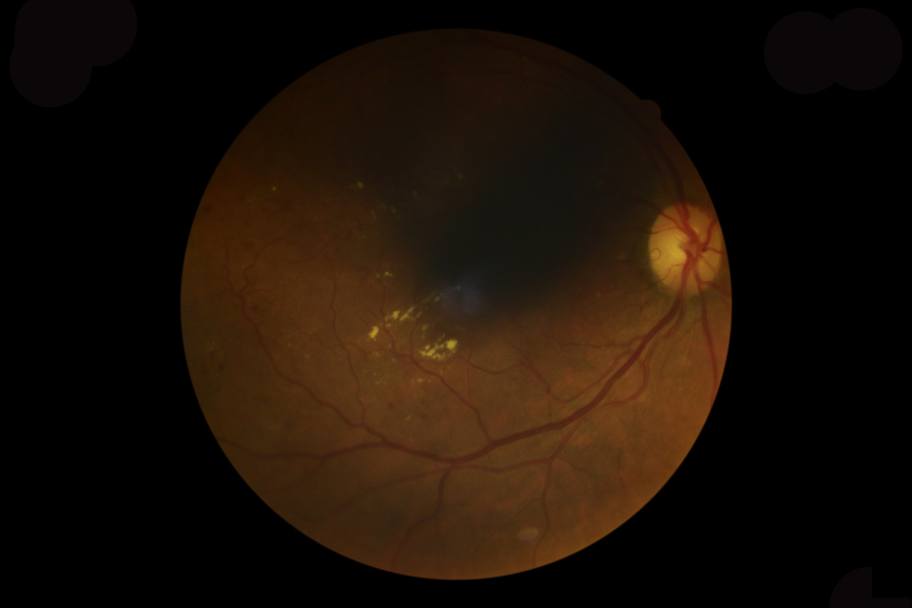
#> input picture data/007-3607-200.jpg, 2736 x 1824 px (shown at 1/3 size)
$ python -i sarki.py   (imports and definitions only)
#> lines starting #> are read from the running program, lines starting #| are printed output that depends on the picture; after the words box and inside, x2 and y2 are one past the last pixel; in counts of white or black regions, pixels touching at a corner belong together
### src/fundus_prepro/algo/graham_METH1.py
# graham_METH1.py

import cv2
import numpy as np

def fundus_roi(image):
    hsv_image = cv2.cvtColor(image, cv2.COLOR_RGB2HSV)
#> hsv_image: shape (1824, 2736, 3); mean H, S, V 13.5, 85.3, 27.8
    h, s, v = cv2.split(hsv_image)
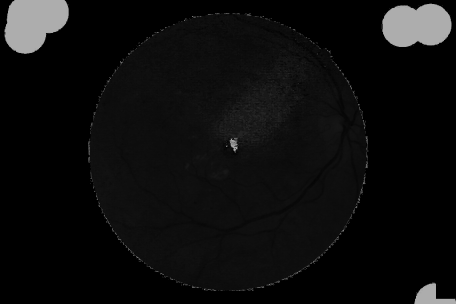
#> h: shape (1824, 2736) (shown at 1/6 size); min 0, max 178, mean 13.5
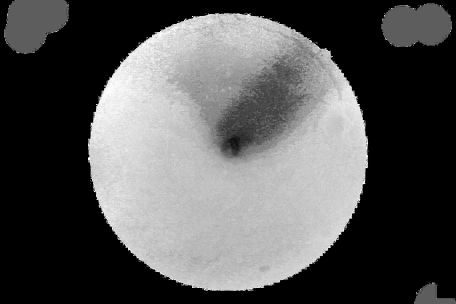
#> s: shape (1824, 2736) (shown at 1/6 size); min 0, max 255, mean 85.3
    threshold = 15
    _, roi = cv2.threshold(v, threshold, 1, cv2.THRESH_BINARY)
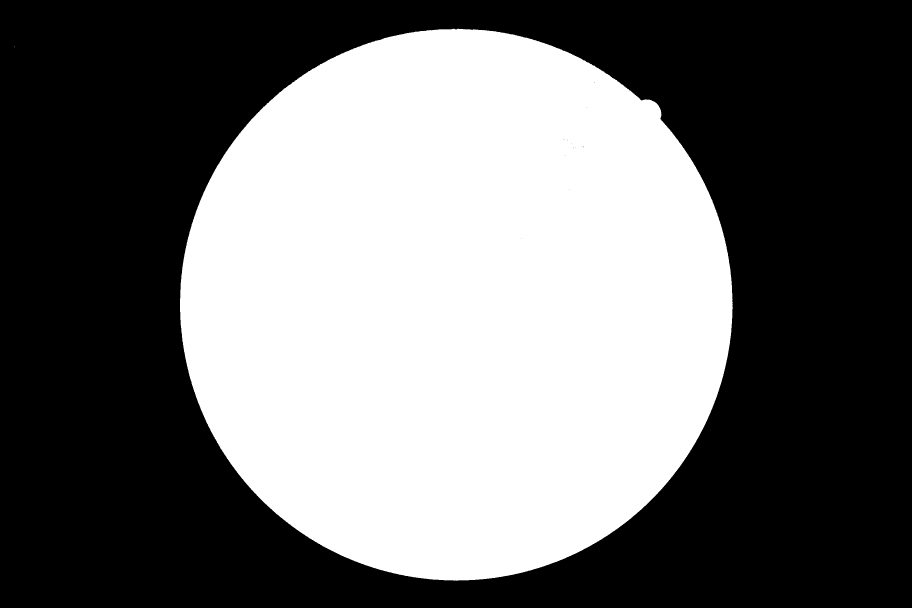
#> roi: shape (1824, 2736) (shown at 1/3 size); values 0 (black) and 1 (white), 43.2% white; 2 white regions (1 under 20 px), largest, box (x1, y1, x2, y2) and area: (540, 86, 2198, 1742) 2154903
    roi = roi.astype(bool)
    white_pixels = np.argwhere(roi == 1)
#> white_pixels = 2154906 pairs, first value 86 to 1741, second value 42 to 2197
    if white_pixels.size == 0:
        return {"roi": roi, "diameter": 0, "image": image}
    x_min, y_min = np.min(white_pixels, axis=0)
#> x_min = 86; y_min = 42
    x_max, y_max = np.max(white_pixels, axis=0)
#> x_max = 1741; y_max = 2197
    diameter_x = x_max - x_min
#> diameter_x = 1655
    diameter_y = y_max - y_min
#> diameter_y = 2155
    diameter = int(np.maximum(diameter_x, diameter_y))
#> diameter = 2155
    return {"roi": roi, "diameter": diameter, "image": image}

# [28 lines left out: functions load_ben_color, histogram_equalization_METH2, graham_meth1, not called in this run]

### src/fundus_prepro/algo/sarki.py
import cv2
import numpy as np

from fundus_prepro.algo.graham_METH1 import fundus_roi

def clahe_hsv(image, diameter=None, roi=None):
    #if diameter is None:
    #    print('Erreur: Le diamètre est None. Impossible de continuer.')
    #    return None
    clahe = cv2.createCLAHE(clipLimit=2.0, tileGridSize=(8, 8))
    if len(image.shape) == 2:  # Grayscale image
        return {"image": clahe.apply(image), "diameter": diameter}
    elif len(image.shape) == 3 and image.shape[2] == 3:  # Color image
        hsv_image = cv2.cvtColor(image, cv2.COLOR_RGB2HSV)
        hsv_planes = list(cv2.split(hsv_image))  # Convert to list to allow modification
        hsv_planes[2] = clahe.apply(hsv_planes[2])
        return {"image": cv2.cvtColor(cv2.merge(hsv_planes), cv2.COLOR_HSV2RGB), "diameter": diameter}

def sarki(image, diameter=None, mask=None):
    data = fundus_roi(image)
#> data = 3 items
    clahe_image = clahe_hsv(**data)
#> clahe_image = 2 items

    hsv_clahe_image = cv2.cvtColor(clahe_image["image"], cv2.COLOR_RGB2HSV)
#> hsv_clahe_image: shape (1824, 2736, 3); mean H, S, V 13.4, 86.5, 37.7
    hsv_float = hsv_clahe_image.astype(np.float32) / 255.0
#> hsv_float: shape (1824, 2736, 3) float32; mean H, S, V 0.0534, 0.339, 0.145
    mu0 = 0.5  # Intensity target
    d1 = int(clahe_image["diameter"] / 15)
#> d1 = 143
    if d1 % 2 == 0:
        d1 += 1
    muL = cv2.blur(hsv_float[:, :, 2], (d1, d1))  # Local mean
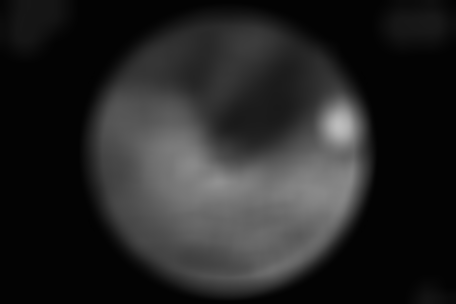
#> muL: shape (1824, 2736) float32 (shown at 1/6 size); min 0.0117, max 0.743, mean 0.148

    # Processing pixel value
    v_processed = hsv_float[:, :, 2] + mu0 - muL
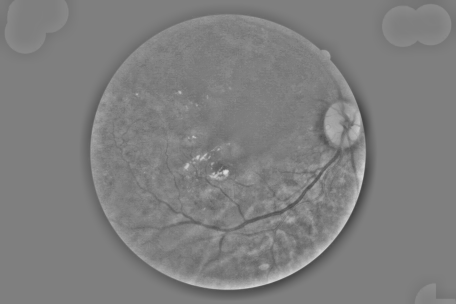
#> v_processed: shape (1824, 2736) float32 (shown at 1/6 size); min 0.246, max 0.9, mean 0.5
    v_processed = np.clip(v_processed, 0, 1)
    hsv_float[:, :, 2] = v_processed
#> hsv_float: shape (1824, 2736, 3) float32; mean H, S, V 0.0534, 0.339, 0.501

    hsv_uint8 = (hsv_float * 255).astype(np.uint8)
#> hsv_uint8: shape (1824, 2736, 3); mean H, S, V 13.4, 86.5, 127
    final_image = cv2.cvtColor(hsv_uint8, cv2.COLOR_HSV2RGB)
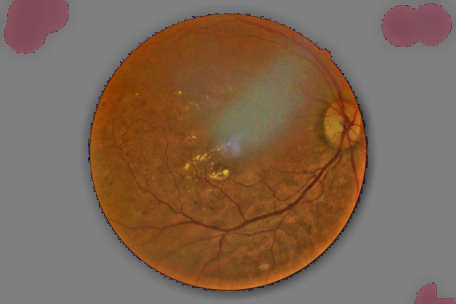
#> final_image: shape (1824, 2736, 3) (shown at 1/6 size); mean R, G, B 126.7, 102, 83.5

    roi = data["roi"]
    final_image[~roi] = 0
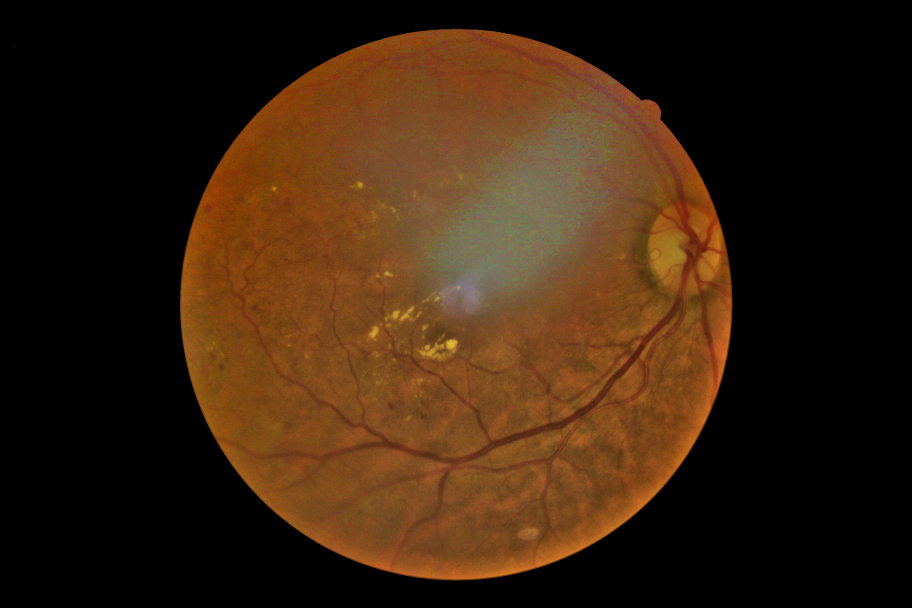
#> final_image: shape (1824, 2736, 3) (shown at 1/3 size); mean R, G, B 56.1, 33.7, 14.6

    return {"image":final_image}

>>> import cv2
>>> picture = cv2.cvtColor(cv2.imread('../../../data/007-3607-200.jpg'), cv2.COLOR_BGR2RGB)
>>> result = sarki(picture)
#> result = 1 item

$ run again, on data/007-4766-200.jpg
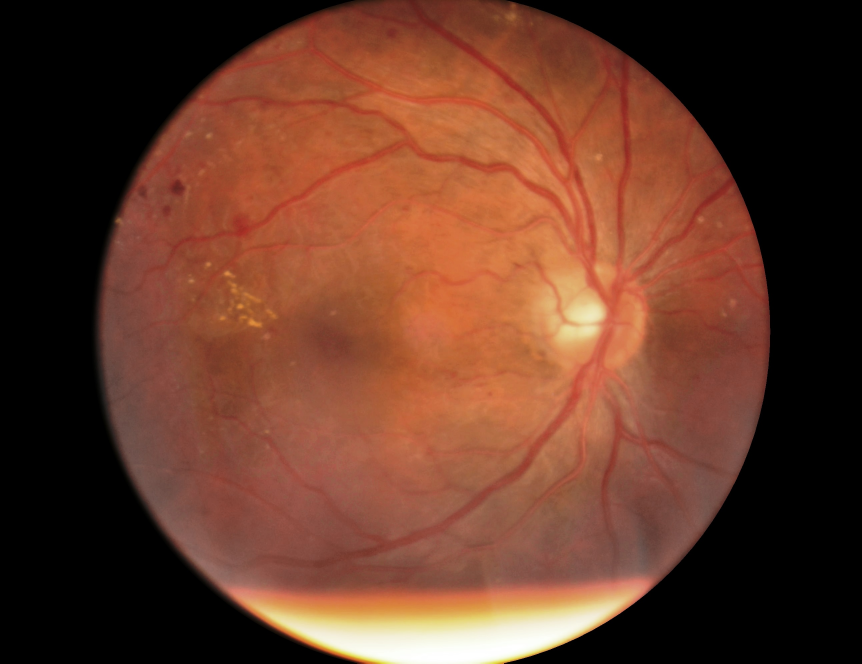
#> input picture data/007-4766-200.jpg, 2584 x 1990 px (shown at 1/3 size)
#> hsv_image: shape (1990, 2584, 3); mean H, S, V 5.7, 98.5, 102.7
#> in fundus_roi, `_, roi = cv2.threshold(v, threshold, 1, cv2.THRESH_BINARY)`:
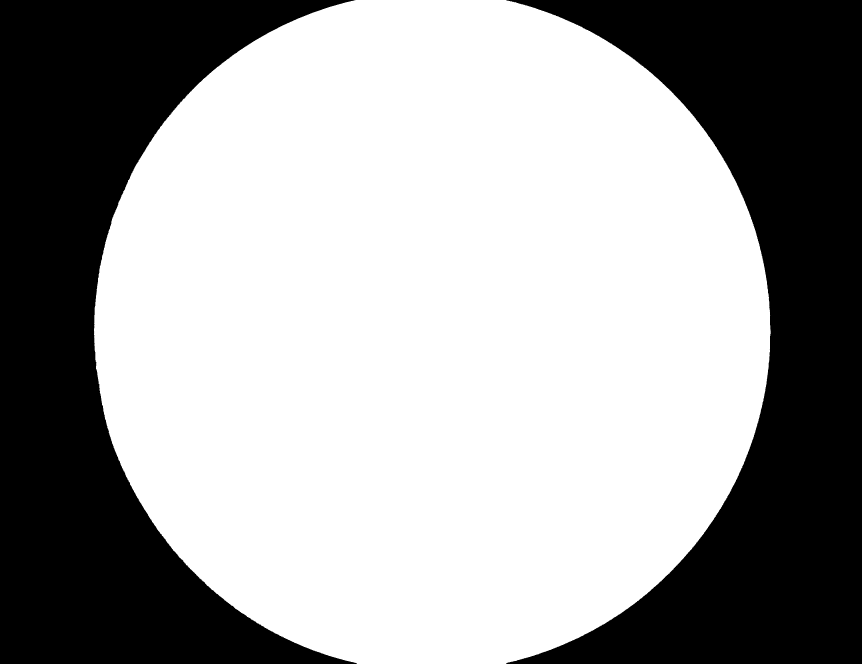
#> roi: shape (1990, 2584) (shown at 1/3 size); values 0 (black) and 1 (white), 63% white; 2 black regions, box (x1, y1, x2, y2) and area: (0, 0, 1070, 1990) 959139, (1518, 0, 2584, 1990) 945949
#> white_pixels = 3237072 pairs, first value 0 to 1989, second value 282 to 2311
#> x_min = 0; y_min = 282
#> x_max = 1989; y_max = 2311
#> diameter_x = 1989
#> diameter_y = 2029
#> data = 3 items
#> clahe_image = 2 items
#> hsv_clahe_image: shape (1990, 2584, 3); mean H, S, V 5.7, 99.1, 97.1
#> d1 = 135
#> hsv_uint8: shape (1990, 2584, 3); mean H, S, V 5.7, 99.1, 127
#> in sarki, `final_image[~roi] = 0`:
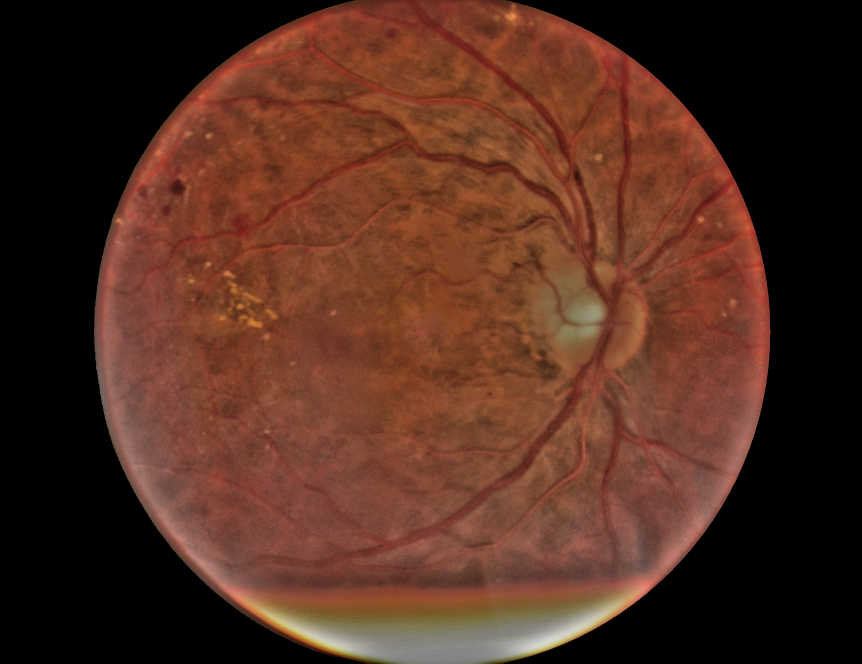
#> final_image: shape (1990, 2584, 3) (shown at 1/3 size); mean R, G, B 81.7, 45.5, 32.1
#> result = 1 item

$ run again, on data/007-4773-200.jpg
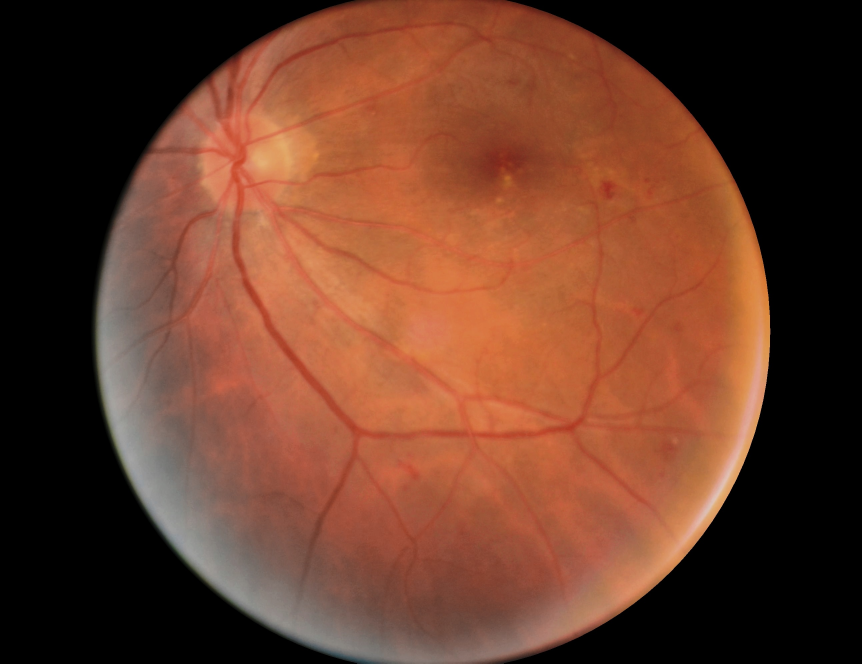
#> input picture data/007-4773-200.jpg, 2584 x 1990 px (shown at 1/3 size)
#> hsv_image: shape (1990, 2584, 3); mean H, S, V 6.4, 96.6, 106.8
#> in fundus_roi, `_, roi = cv2.threshold(v, threshold, 1, cv2.THRESH_BINARY)`:
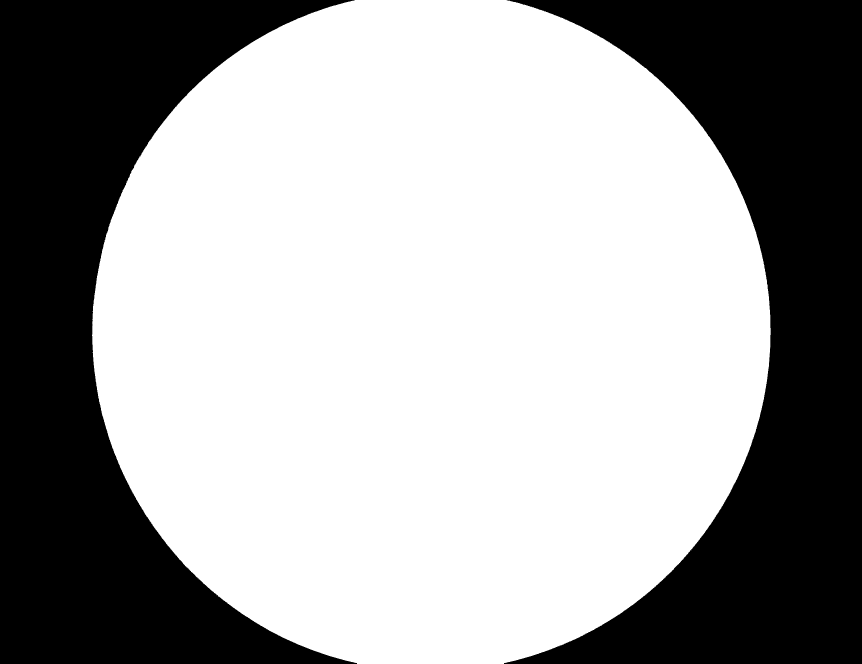
#> roi: shape (1990, 2584) (shown at 1/3 size); values 0 (black) and 1 (white), 63.1% white; 3 black regions (1 under 20 px), largest, box (x1, y1, x2, y2) and area: (0, 0, 1071, 1990) 951279, (1512, 0, 2584, 1990) 945269
#> white_pixels = 3245611 pairs, first value 0 to 1989, second value 276 to 2311
#> x_min = 0; y_min = 276
#> x_max = 1989; y_max = 2311
#> diameter_x = 1989
#> diameter_y = 2035
#> data = 3 items
#> clahe_image = 2 items
#> hsv_clahe_image: shape (1990, 2584, 3); mean H, S, V 6.4, 97.2, 99.6
#> d1 = 135
#> hsv_uint8: shape (1990, 2584, 3); mean H, S, V 6.4, 97.2, 127
#> in sarki, `final_image[~roi] = 0`:
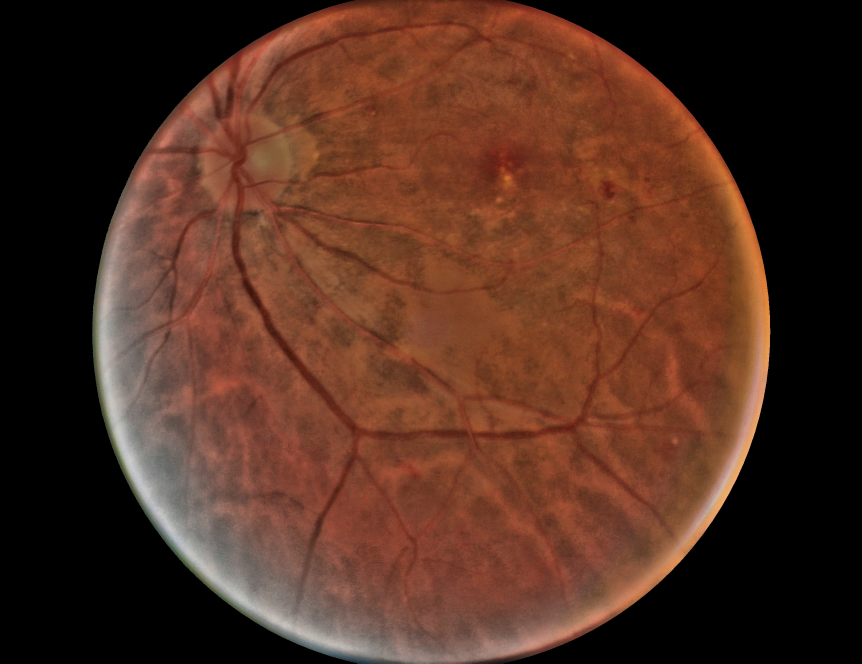
#> final_image: shape (1990, 2584, 3) (shown at 1/3 size); mean R, G, B 82.4, 47.6, 33.5
#> result = 1 item
